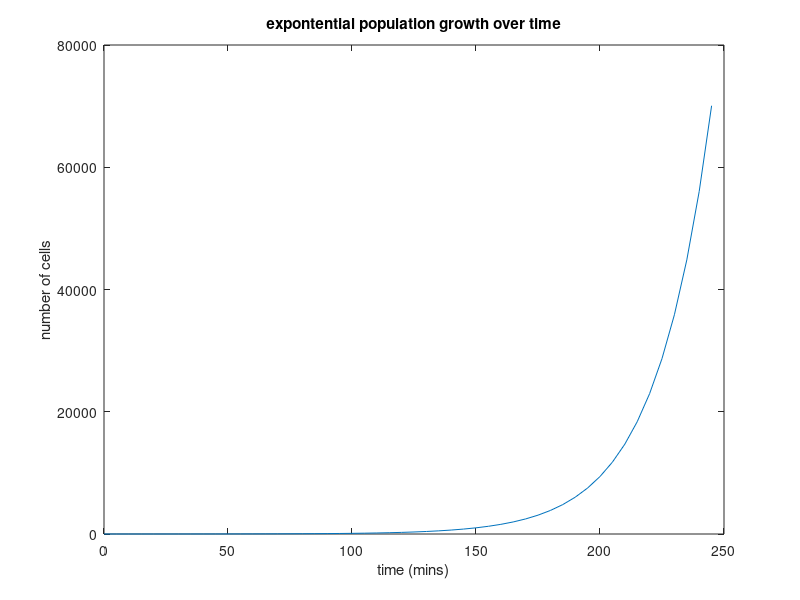

MATLAB code to generate this figure: (Note: this script raises an error after producing the figure.)
% day 1 exponential growth
% sim bacterial exponential growth, compare sim to real, chi squared min to
% find growth rate that best describe data

%% part I simulate exponential growth

% if cells double every 1/r minutes, we can describe growth of population
% of cells (N) as a function of time (t) using

%dN/dt = r * N

%where r has units of 1/minutes

clear variables
close all


% Define our biological parameters

r = 1/20;% growth rate in 1/ minutes
N0 = 1; %initial condition number of cells at time point zero

%define our simulation parameters

dt = 5; % time step
totalSteps = 50; % total time in steps


% simulation

%N1 = N0 + r*N0*dt;

N=zeros(totalSteps,1);
T=zeros(totalSteps,1);

N(1)= N0 + r*N0*dt;
T(1) = 0;
timecounter = 0;
for i = 2:totalSteps
    
    N(i) = N(i-1) +r*N(i-1)*dt;
    timecounter=timecounter + dt;
    T(i) = timecounter;
    
end 
figure;
plot(T,N);
xlabel('time (mins)');
ylabel('number of cells');
title('expontential population growth over time');
%% part II
load('ColonyGrowthMeasurements.mat');
plot(times, area, 'o');
xlabel('time (mins)')
ylabel('colony area pix^2')
title('measured colony growth')

%% part III chi square min - best fit bacterial division time

dataForFit = area(10:end);

rRange = 1/60 : 0.00001: 1/10; %units of 1/min

%evaluate the fit for sample R

rTest = 1/20 %units of 1/min

timesForFit = dt*(0:length(dataForFit)-1);

%chi squared example

%No e^rt
N10 = dataForFit(1);
theoryTest =  N10 * exp(rTest * timesForFit);

chiSq = sum((theoryTest-dataForFit).^2);
plot(timesForFit, dataForFit, 'k.')
hold on
timeFit = timesForFit +10*dt;
plot(timeFit, N10 * exp(rTest*timesForFit), 'r')
hold off
xlabel('time starting from time point 10 (min)')
ylabel('colony area')
legend('data', 'guess')


chiSq = zeros(length(rRange),1);

for j = 1:length(rRange)
    %N = n0 * e ^ rt
    theory = N10 * exp(rRange(j) * timesForFit);
    % sum theory - data for that rate
    chiSq(j) = sum((theory-dataForFit).^2);
    
end
[M, I] = min(chiSq);

rFit = rRange(I);

doublingTime = log(2)/rFit
%log(2)/r ~ 1/r
figure;

semilogy(rRange,chiSq)
xlabel('rate')
ylabel('chisquare')
hold on
hold off
figure;
bestFit = N10 * exp(rFit*timesForFit);
semilogy(times, area, '.k')
hold on
plot(timeFit, bestFit, 'r')
hold off
xlabel('time (min)')
ylabel('colony area')
legend('data', 'fit')


